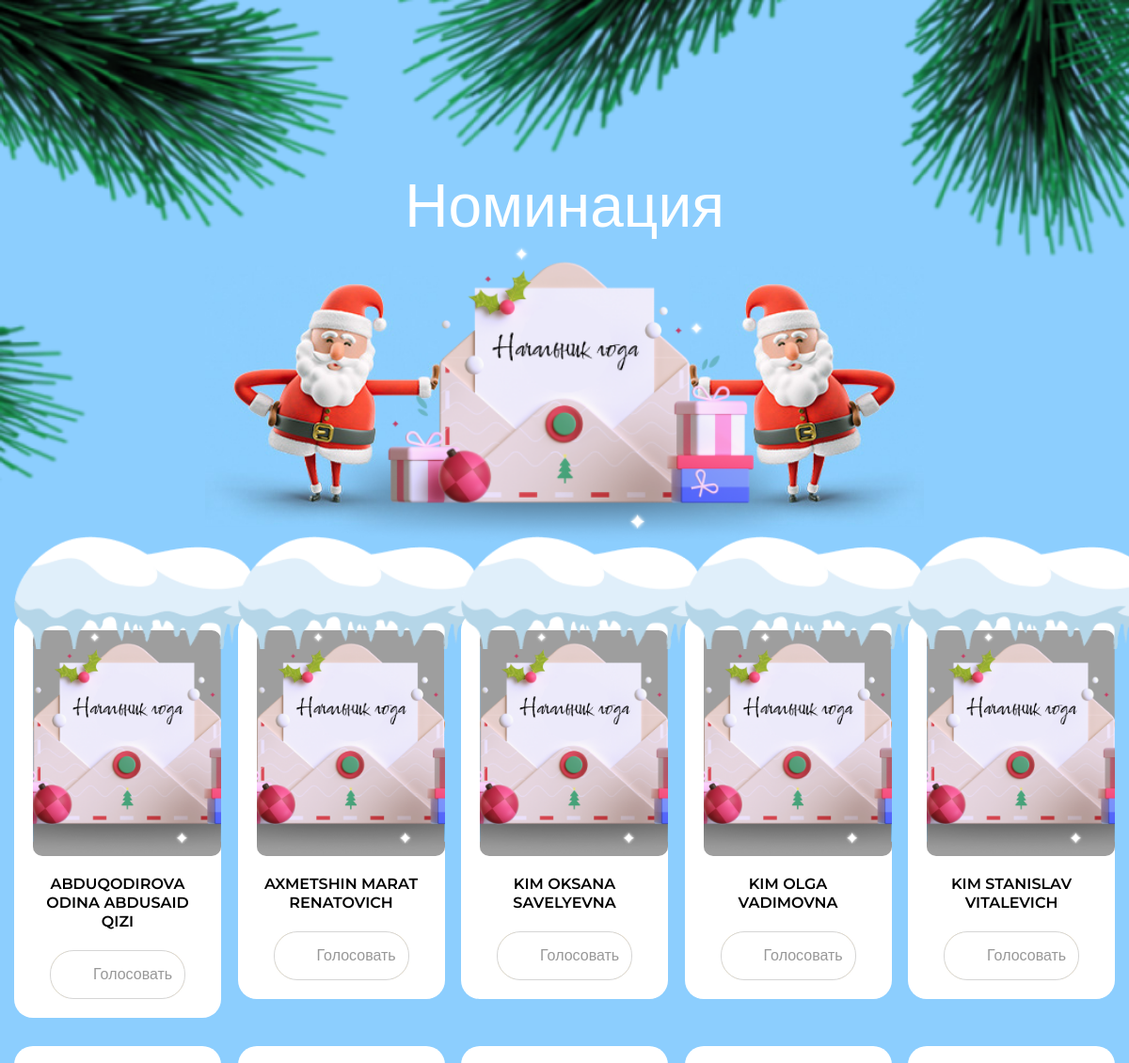
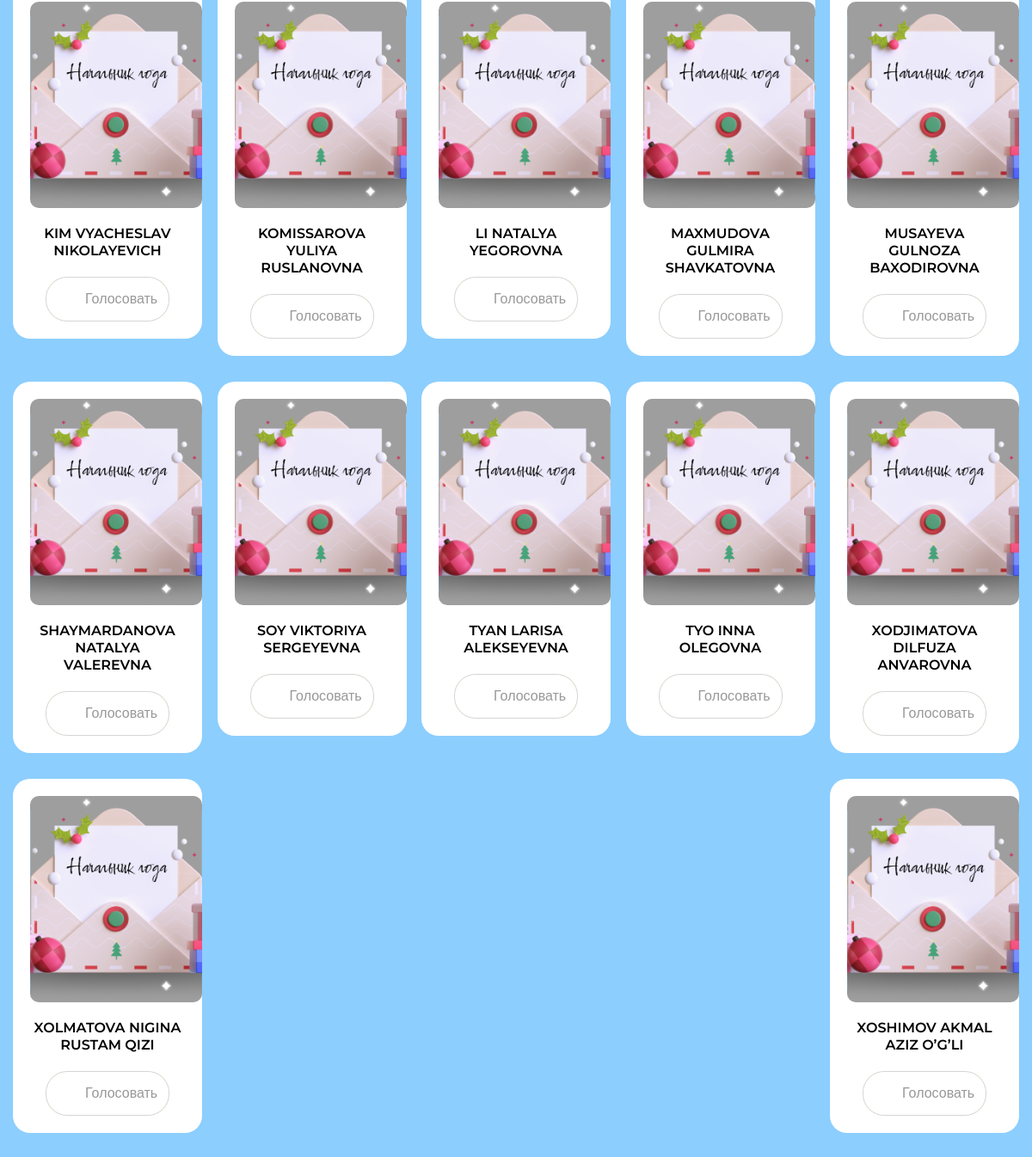
The page /poll.php (signed in) on the database its author committed (2 pictures, top to bottom).
### tables this page shows
CREATE TABLE IF NOT EXISTS `users` (
  `id` int(10) unsigned NOT NULL AUTO_INCREMENT,
  `role` tinyint(2) unsigned NOT NULL DEFAULT 0,
  `status` tinyint(1) DEFAULT NULL,
  `department` varchar(255) NOT NULL DEFAULT '0',
  `position` varchar(255) NOT NULL DEFAULT '0',
  `position_id` tinyint(1) unsigned NOT NULL DEFAULT 1,
  `fio_passport` varchar(255) DEFAULT NULL,
  `fio` varchar(255) DEFAULT NULL,
  `phone` varchar(16) DEFAULT NULL,
  `password` varchar(32) DEFAULT NULL,
  `created_at` datetime DEFAULT NULL,
  `updated_at` datetime DEFAULT NULL,
  PRIMARY KEY (`id`),
  UNIQUE KEY `phone` (`phone`)
);

### classes/DB.php (called while the page is built, shortened)
<?php
class DB{
	private static $db;
	public static function init()
	{
		$config = require ('config.php');
		try{
			self::$db = new PDO('mysql:host=' . $config['db']['host'] . ';dbname=' . $config['db']['dbname'], $config['db']['login'], $config['db']['password']);
		}catch(PDOException $e) {
			echo "Error!: " . $e->getMessage();
			exit();
		}
	}
	public static function query($sql, $params = [])
	{
		$stmt = self::$db->prepare($sql);
		if ( !empty($params) ) {
			foreach ($params as $key => $value) {
				$stmt->bindValue(":$key", $value);
			}
		}
		$stmt->execute();
		return $stmt->fetchAll(PDO::FETCH_ASSOC);
	}
}

### classes/User.php (called while the page is built, shortened)
<?php
class User{
	public static function getUsers($role=1){
		$users = DB::query("SELECT * FROM users WHERE role=:role AND status=1 AND position_id in(1,2,3) ORDER BY position_id,fio_passport",['role'=>$role]);
		return $users;
	}
}

### poll.php (the view, shortened to what this page needs)
<!DOCTYPE html>
<html>
<head>
    <link rel="stylesheet" href="assets/css/app.css">
</head>
<body>
<div class="snowing">
</div>
<div class="juniper">
    <h1>Номинация</h1>
    <div class="juniper-img">
        <img src="assets/img/juniper-claus.png" alt="">
    </div>
</div>
<div class="container juniper-container">
    <div class="poll-lists">
            <?php
            $old_position = '';
            foreach (User::getUsers(User::ROLE_EMPLOYEE) as $user){
            if ($user['position_id'] != $old_position) {
            if ($old_position != '') {
                echo '</div>';
            }
            $old_position = $user['position_id'];
            ?>
            <div id="position_<?= $user['position_id'] ?>" data-id="<?= $user['position_id'] ?>">
                <?php
                } ?>
                <div class="user" data-id="<?= $user['id'] ?>">
                    <div class="user-img">
                        <img src="assets/img/juniper-claus.png" alt="">
                    </div>
                    <label>
                        <?= $user['fio_passport'] ?>
                    </label>
                    <a href="#">Голосовать</a>
                </div>
                <?php
                } ?>
            </div>
    </div>
</div>
</body>
</html>

### assets/css/app.css (style rules this page uses)
* { padding: 0; margin: 0; box-sizing: border-box; }
body { font-family: "Montserrat", sans-serif; min-height: 100vh; height: 100%; background-color: #8ccefe; display: flex; justify-content: center; align-items: center; overflow-x: hidden; position: relative; }
.container { max-width: 1480px; width: 100%; padding: 0 15px; margin: 0 auto; }
.snowing { position: absolute; filter: blur(1px); width: 100%; height: 100%; }
.juniper-container { margin-top: 650px; }
.juniper { width: 100%; height: 960px; background: url("/assets/img/juniper.png") no-repeat center; background-size: cover; position: absolute; top: 0; z-index: -1; text-align: center; }
.juniper h1 { font-family: 'Cormorant Infant', sans-serif; font-style: normal; font-weight: 400; font-size: 64px; line-height: 78px; color: #fff; margin-top: 180px; }
.juniper-img { width: 100%; height: 320px; display: flex; justify-content: center; position: absolute; top: 260px; }
.juniper-img img { height: 100%; object-fit: cover; object-position: center; }
#position_1 { display: flex; justify-content: space-between; flex-wrap: wrap; }
.user { height: 100%; min-height: 390px; width: 18%; min-width: 220px; cursor: pointer; background: #fff; border-radius: 20px; margin-bottom: 30px; padding: 20px; display: flex; flex-direction: column; justify-content: center; position: relative; }
.user:nth-child(1)::before, .user:nth-child(2)::before, .user:nth-child(3)::before, .user:nth-child(4)::before, .user:nth-child(5)::before { width: 260px; height: 120px; content: ""; position: absolute; top: -80px; left: 0; background: url("/assets/img/poll-snow.png") no-repeat; background-size: cover; }
.user-img { width: 200px; height: 240px; background: #9e9e9e; border-radius: 10px; margin: auto; }
.user-img img { width: 100%; height: 100%; object-fit: cover; object-position: center; }
.user label { display: block; margin: 20px 0; font-style: normal; font-weight: 600; font-size: 16px; line-height: 20px; text-align: center; color: #000; }
.user a { width: 80%; background: linear-gradient(0deg, #fff, #fff), linear-gradient(269.55deg, #ffa402 3.37%, #ffb909 89.01%); border: 1px solid #d5d5d5; backdrop-filter: blur(5px); border-radius: 25px; padding: 15px 45px; text-decoration: none; text-align: center; margin: auto; font-style: normal; font-weight: 500; font-size: 16px; line-height: 20px; color: #989898; }

### rows shown on the page
users: fio_passport "ABDUQODIROVA ODINA ABDUSAID QIZI"
users: fio_passport "AXMETSHIN MARAT RENATOVICH"
users: fio_passport "KIM OKSANA SAVELYEVNA"
users: fio_passport "KIM OLGA VADIMOVNA"
users: fio_passport "KIM STANISLAV VITALEVICH"
users: fio_passport "KIM VYACHESLAV NIKOLAYEVICH"
users: fio_passport "KOMISSAROVA YULIYA RUSLANOVNA"
users: fio_passport "LI NATALYA YEGOROVNA"
users: fio_passport "MAXMUDOVA GULMIRA SHAVKATOVNA"
users: fio_passport "MUSAYEVA GULNOZA BAXODIROVNA"
users: fio_passport "SHAYMARDANOVA NATALYA VALEREVNA"
users: fio_passport "SOY VIKTORIYA SERGEYEVNA"
users: fio_passport "TYAN LARISA ALEKSEYEVNA"
users: fio_passport "TYO INNA OLEGOVNA"
users: fio_passport "XODJIMATOVA DILFUZA ANVAROVNA"
users: fio_passport "XOLMATOVA NIGINA RUSTAM QIZI"
users: fio_passport "XOSHIMOV AKMAL AZIZ O’G’LI"
